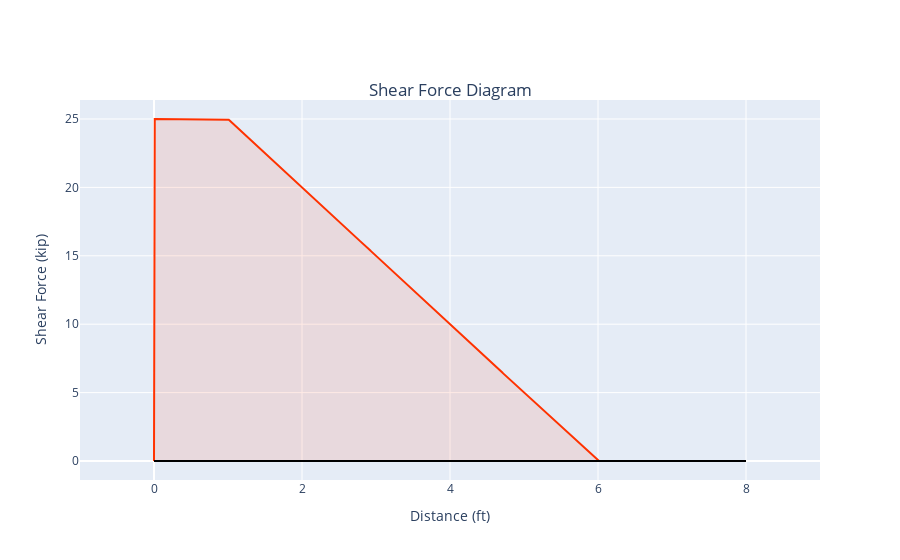

Notebook code cell kept with this figure:
### Code cell
#Define the layout for Shear Diagram
layout = go.Layout(
    title = {
            "text": "Shear Force Diagram",
             "y":0.85,
             "x":0.5,
             "xanchor": "center",
             "yanchor": "top"
             }, 
    yaxis = dict(
        title = f"Shear Force ({FORCE_UNIT})"
        ),
    xaxis = dict(
        title= F"Distance ({DIST_UNIT})",
        range=[-1,span+1],
        ),
showlegend = False,
)

line = go.Scatter(
    x = X,
    y = sum(shearForce),
    mode="lines",
    name="", ## not used. units per below tell the hoverlabel give us enough information already. Use if you want something behind the label
    hovertemplate= "%{y:.1f}" + f" {FORCE_UNIT}", # Note: the .1f part does decimal precision
    fill="tonexty",
    line_color="rgba(255,50,0,1.0)", # rbga(red,green,blue,alpha) where 255 is max value for red,green,blue, and alpha 1 is solid, .1 is transparent
    fillcolor="rgba(255,50,0,0.1)",
)

axis = go.Scatter(
    x = [0,span],
    y = [0,0],
    mode="lines",
    line_color="black"
)

#Generate and view the Figure

fig = go.Figure(data=[line,axis], layout=layout)

py.offline.iplot(fig)

### Figure 1 — Plotly figure (JSON) as saved in the notebook; plotly's stock layout.template omitted (floating-point values rounded to 4 significant figures; data arrays with more than 128 entries replaced by an {"elided": "..."} marker saying what was removed)
{"data": [{"fill": "tonexty", "fillcolor": "rgba(255,50,0,0.1)", "hovertemplate": "%{y:.1f} kip", "line": {"color": "rgba(255,50,0,1.0)"}, "mode": "lines", "name": "", "type": "scatter", "x": {"elided": "10001 float values"}, "y": {"elided": "10001 float values"}}, {"line": {"color": "black"}, "mode": "lines", "type": "scatter", "x": [0, 8], "y": [0, 0]}], "layout": {"showlegend": false, "title": {"text": "Shear Force Diagram", "x": 0.5, "xanchor": "center", "y": 0.85, "yanchor": "top"}, "xaxis": {"range": [-1, 9], "title": {"text": "Distance (ft)"}}, "yaxis": {"title": {"text": "Shear Force (kip)"}}}}
